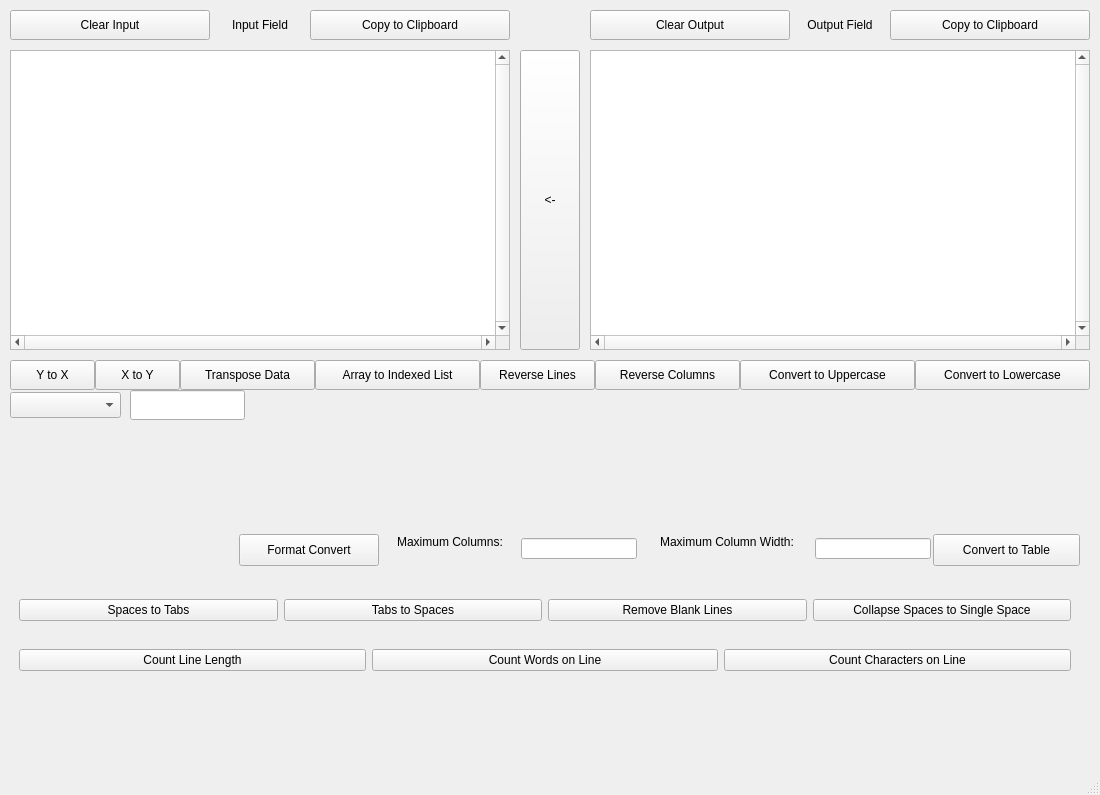
<?xml version="1.0" encoding="UTF-8"?>
<ui version="4.0">
 <class>MainWindow</class>
 <widget class="QMainWindow" name="MainWindow">
  <property name="geometry">
   <rect>
    <x>0</x>
    <y>0</y>
    <width>1100</width>
    <height>795</height>
   </rect>
  </property>
  <property name="windowTitle">
   <string>MainWindow</string>
  </property>
  <widget class="QWidget" name="centralwidget">
   <widget class="QPlainTextEdit" name="Text_Input">
    <property name="geometry">
     <rect>
      <x>10</x>
      <y>50</y>
      <width>500</width>
      <height>300</height>
     </rect>
    </property>
    <property name="sizePolicy">
     <sizepolicy hsizetype="Fixed" vsizetype="Fixed">
      <horstretch>0</horstretch>
      <verstretch>0</verstretch>
     </sizepolicy>
    </property>
    <property name="font">
     <font>
      <family>Courier New</family>
      <pointsize>10</pointsize>
     </font>
    </property>
    <property name="verticalScrollBarPolicy">
     <enum>Qt::ScrollBarAlwaysOn</enum>
    </property>
    <property name="horizontalScrollBarPolicy">
     <enum>Qt::ScrollBarAlwaysOn</enum>
    </property>
    <property name="lineWrapMode">
     <enum>QPlainTextEdit::NoWrap</enum>
    </property>
    <property name="plainText">
     <string/>
    </property>
    <property name="backgroundVisible">
     <bool>false</bool>
    </property>
   </widget>
   <widget class="QPlainTextEdit" name="Text_Output">
    <property name="geometry">
     <rect>
      <x>590</x>
      <y>50</y>
      <width>500</width>
      <height>300</height>
     </rect>
    </property>
    <property name="sizePolicy">
     <sizepolicy hsizetype="Fixed" vsizetype="Fixed">
      <horstretch>0</horstretch>
      <verstretch>0</verstretch>
     </sizepolicy>
    </property>
    <property name="font">
     <font>
      <family>Courier New</family>
      <pointsize>10</pointsize>
     </font>
    </property>
    <property name="autoFillBackground">
     <bool>false</bool>
    </property>
    <property name="verticalScrollBarPolicy">
     <enum>Qt::ScrollBarAlwaysOn</enum>
    </property>
    <property name="horizontalScrollBarPolicy">
     <enum>Qt::ScrollBarAlwaysOn</enum>
    </property>
    <property name="lineWrapMode">
     <enum>QPlainTextEdit::NoWrap</enum>
    </property>
   </widget>
   <widget class="QPushButton" name="Output2Input">
    <property name="geometry">
     <rect>
      <x>520</x>
      <y>50</y>
      <width>60</width>
      <height>300</height>
     </rect>
    </property>
    <property name="text">
     <string>&lt;-</string>
    </property>
   </widget>
   <widget class="QWidget" name="layoutWidget">
    <property name="geometry">
     <rect>
      <x>10</x>
      <y>590</y>
      <width>1070</width>
      <height>41</height>
     </rect>
    </property>
    <layout class="QHBoxLayout" name="horizontalLayout_3">
     <item>
      <widget class="QPushButton" name="btn_10">
       <property name="text">
        <string>Spaces to Tabs</string>
       </property>
      </widget>
     </item>
     <item>
      <widget class="QPushButton" name="btn_11">
       <property name="text">
        <string>Tabs to Spaces</string>
       </property>
      </widget>
     </item>
     <item>
      <widget class="QPushButton" name="btn_12">
       <property name="text">
        <string>Remove Blank Lines</string>
       </property>
      </widget>
     </item>
     <item>
      <widget class="QPushButton" name="btn_13">
       <property name="text">
        <string>Collapse Spaces to Single Space</string>
       </property>
      </widget>
     </item>
    </layout>
   </widget>
   <widget class="QWidget" name="layoutWidget">
    <property name="geometry">
     <rect>
      <x>10</x>
      <y>640</y>
      <width>1070</width>
      <height>41</height>
     </rect>
    </property>
    <layout class="QHBoxLayout" name="horizontalLayout_4">
     <item>
      <widget class="QPushButton" name="btn_14">
       <property name="text">
        <string>Count Line Length</string>
       </property>
      </widget>
     </item>
     <item>
      <widget class="QPushButton" name="btn_16">
       <property name="text">
        <string>Count Words on Line</string>
       </property>
      </widget>
     </item>
     <item>
      <widget class="QPushButton" name="btn_15">
       <property name="text">
        <string>Count Characters on Line</string>
       </property>
      </widget>
     </item>
    </layout>
   </widget>
   <widget class="QPushButton" name="btn_">
    <property name="geometry">
     <rect>
      <x>10</x>
      <y>360</y>
      <width>85</width>
      <height>30</height>
     </rect>
    </property>
    <property name="text">
     <string>Y to X</string>
    </property>
   </widget>
   <widget class="QPushButton" name="btn_1">
    <property name="geometry">
     <rect>
      <x>95</x>
      <y>360</y>
      <width>85</width>
      <height>30</height>
     </rect>
    </property>
    <property name="text">
     <string>X to Y</string>
    </property>
   </widget>
   <widget class="QPushButton" name="btn_5">
    <property name="geometry">
     <rect>
      <x>180</x>
      <y>360</y>
      <width>135</width>
      <height>30</height>
     </rect>
    </property>
    <property name="text">
     <string>Transpose Data</string>
    </property>
   </widget>
   <widget class="QPushButton" name="btn_2">
    <property name="geometry">
     <rect>
      <x>315</x>
      <y>360</y>
      <width>165</width>
      <height>30</height>
     </rect>
    </property>
    <property name="text">
     <string>Array to Indexed List</string>
    </property>
   </widget>
   <widget class="QPushButton" name="btn_3">
    <property name="geometry">
     <rect>
      <x>480</x>
      <y>360</y>
      <width>115</width>
      <height>30</height>
     </rect>
    </property>
    <property name="text">
     <string>Reverse Lines</string>
    </property>
   </widget>
   <widget class="QPushButton" name="btn_4">
    <property name="geometry">
     <rect>
      <x>595</x>
      <y>360</y>
      <width>145</width>
      <height>30</height>
     </rect>
    </property>
    <property name="text">
     <string>Reverse Columns</string>
    </property>
   </widget>
   <widget class="QPushButton" name="btn_6">
    <property name="geometry">
     <rect>
      <x>740</x>
      <y>360</y>
      <width>175</width>
      <height>30</height>
     </rect>
    </property>
    <property name="text">
     <string>Convert to Uppercase</string>
    </property>
   </widget>
   <widget class="QPushButton" name="btn_7">
    <property name="geometry">
     <rect>
      <x>915</x>
      <y>360</y>
      <width>175</width>
      <height>30</height>
     </rect>
    </property>
    <property name="text">
     <string>Convert to Lowercase</string>
    </property>
   </widget>
   <widget class="QPushButton" name="btn_Input_Clear">
    <property name="geometry">
     <rect>
      <x>10</x>
      <y>10</y>
      <width>200</width>
      <height>30</height>
     </rect>
    </property>
    <property name="text">
     <string>Clear Input</string>
    </property>
   </widget>
   <widget class="QLabel" name="lbl_Input_Field">
    <property name="geometry">
     <rect>
      <x>210</x>
      <y>10</y>
      <width>100</width>
      <height>30</height>
     </rect>
    </property>
    <property name="sizePolicy">
     <sizepolicy hsizetype="Preferred" vsizetype="Preferred">
      <horstretch>0</horstretch>
      <verstretch>0</verstretch>
     </sizepolicy>
    </property>
    <property name="text">
     <string>Input Field</string>
    </property>
    <property name="alignment">
     <set>Qt::AlignCenter</set>
    </property>
   </widget>
   <widget class="QPushButton" name="btn_Input_Copy">
    <property name="geometry">
     <rect>
      <x>310</x>
      <y>10</y>
      <width>200</width>
      <height>30</height>
     </rect>
    </property>
    <property name="text">
     <string>Copy to Clipboard</string>
    </property>
   </widget>
   <widget class="QPushButton" name="btn_Output_Clear">
    <property name="geometry">
     <rect>
      <x>590</x>
      <y>10</y>
      <width>200</width>
      <height>30</height>
     </rect>
    </property>
    <property name="text">
     <string>Clear Output</string>
    </property>
   </widget>
   <widget class="QLabel" name="lbl_Output_Field">
    <property name="geometry">
     <rect>
      <x>790</x>
      <y>10</y>
      <width>100</width>
      <height>30</height>
     </rect>
    </property>
    <property name="text">
     <string>Output Field</string>
    </property>
    <property name="alignment">
     <set>Qt::AlignCenter</set>
    </property>
   </widget>
   <widget class="QPushButton" name="btn_Output_Copy">
    <property name="geometry">
     <rect>
      <x>890</x>
      <y>10</y>
      <width>200</width>
      <height>30</height>
     </rect>
    </property>
    <property name="text">
     <string>Copy to Clipboard</string>
    </property>
   </widget>
   <widget class="QComboBox" name="comboBox">
    <property name="geometry">
     <rect>
      <x>10</x>
      <y>392</y>
      <width>111</width>
      <height>26</height>
     </rect>
    </property>
   </widget>
   <widget class="QLineEdit" name="lineEdit">
    <property name="geometry">
     <rect>
      <x>130</x>
      <y>390</y>
      <width>115</width>
      <height>30</height>
     </rect>
    </property>
   </widget>
   <widget class="QPushButton" name="btn_8">
    <property name="geometry">
     <rect>
      <x>239</x>
      <y>534</y>
      <width>140</width>
      <height>32</height>
     </rect>
    </property>
    <property name="text">
     <string>Format Convert</string>
    </property>
   </widget>
   <widget class="QLabel" name="label">
    <property name="geometry">
     <rect>
      <x>387</x>
      <y>534</y>
      <width>126</width>
      <height>16</height>
     </rect>
    </property>
    <property name="text">
     <string>Maximum Columns:</string>
    </property>
    <property name="alignment">
     <set>Qt::AlignCenter</set>
    </property>
   </widget>
   <widget class="QLineEdit" name="lineEdit_2">
    <property name="geometry">
     <rect>
      <x>521</x>
      <y>538</y>
      <width>116</width>
      <height>21</height>
     </rect>
    </property>
   </widget>
   <widget class="QLabel" name="label_2">
    <property name="geometry">
     <rect>
      <x>647</x>
      <y>534</y>
      <width>160</width>
      <height>16</height>
     </rect>
    </property>
    <property name="text">
     <string>Maximum Column Width:</string>
    </property>
    <property name="alignment">
     <set>Qt::AlignCenter</set>
    </property>
   </widget>
   <widget class="QLineEdit" name="lineEdit_3">
    <property name="geometry">
     <rect>
      <x>815</x>
      <y>538</y>
      <width>116</width>
      <height>21</height>
     </rect>
    </property>
   </widget>
   <widget class="QPushButton" name="btn_9">
    <property name="geometry">
     <rect>
      <x>933</x>
      <y>534</y>
      <width>147</width>
      <height>32</height>
     </rect>
    </property>
    <property name="text">
     <string>Convert to Table</string>
    </property>
   </widget>
   <zorder>layoutWidget</zorder>
   <zorder>layoutWidget</zorder>
   <zorder>Text_Input</zorder>
   <zorder>Text_Output</zorder>
   <zorder>Output2Input</zorder>
   <zorder>layoutWidget</zorder>
   <zorder>btn_</zorder>
   <zorder>btn_1</zorder>
   <zorder>btn_5</zorder>
   <zorder>btn_2</zorder>
   <zorder>btn_3</zorder>
   <zorder>btn_4</zorder>
   <zorder>btn_6</zorder>
   <zorder>btn_7</zorder>
   <zorder>btn_Input_Clear</zorder>
   <zorder>lbl_Input_Field</zorder>
   <zorder>btn_Input_Copy</zorder>
   <zorder>btn_Output_Clear</zorder>
   <zorder>lbl_Output_Field</zorder>
   <zorder>btn_Output_Copy</zorder>
  </widget>
  <widget class="QMenuBar" name="menubar">
   <property name="geometry">
    <rect>
     <x>0</x>
     <y>0</y>
     <width>1100</width>
     <height>22</height>
    </rect>
   </property>
  </widget>
  <widget class="QStatusBar" name="statusbar"/>
 </widget>
 <layoutdefault spacing="6" margin="9"/>
 <resources/>
 <connections/>
 <designerdata>
  <property name="gridDeltaX">
   <number>10</number>
  </property>
  <property name="gridDeltaY">
   <number>10</number>
  </property>
  <property name="gridSnapX">
   <bool>true</bool>
  </property>
  <property name="gridSnapY">
   <bool>true</bool>
  </property>
  <property name="gridVisible">
   <bool>true</bool>
  </property>
 </designerdata>
</ui>
